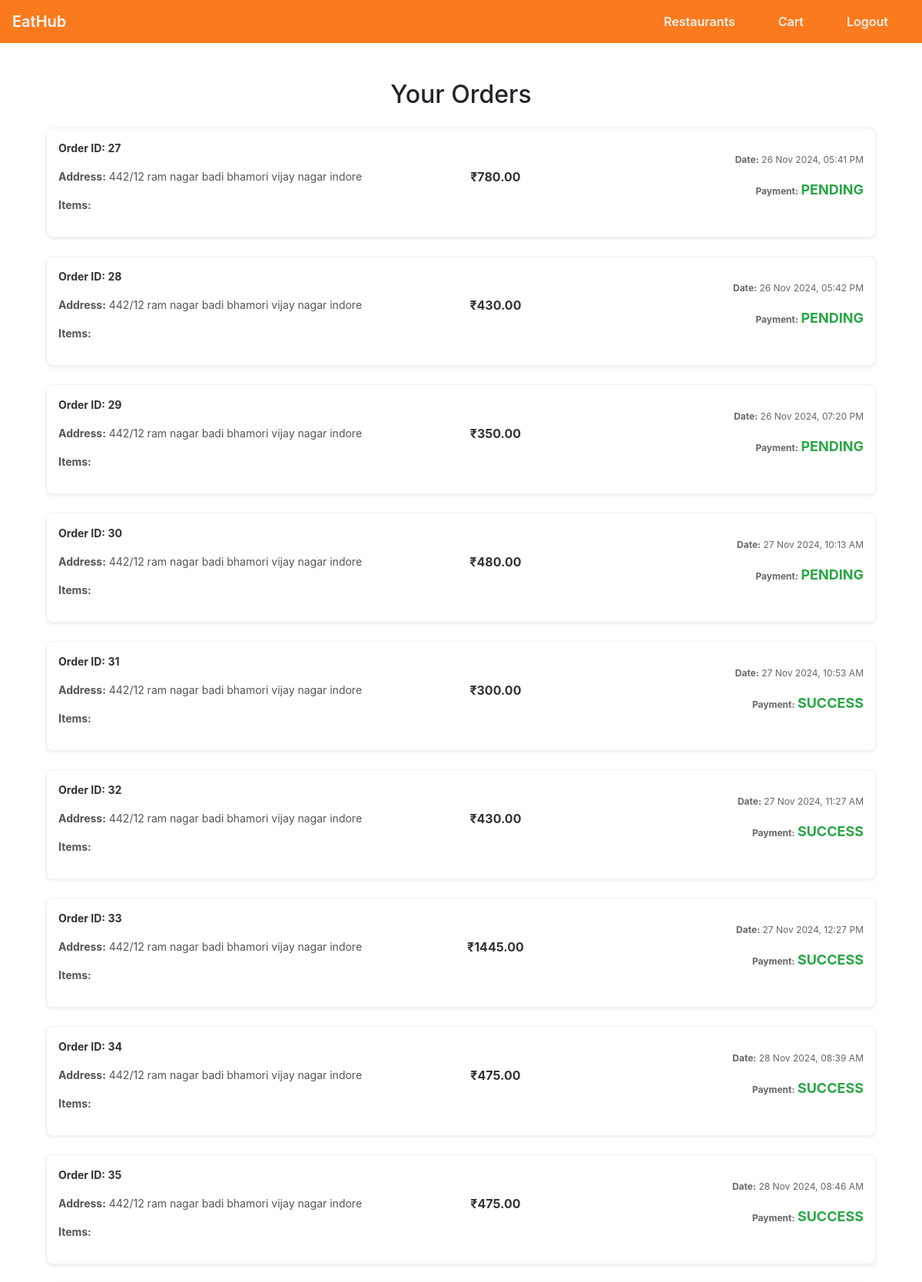
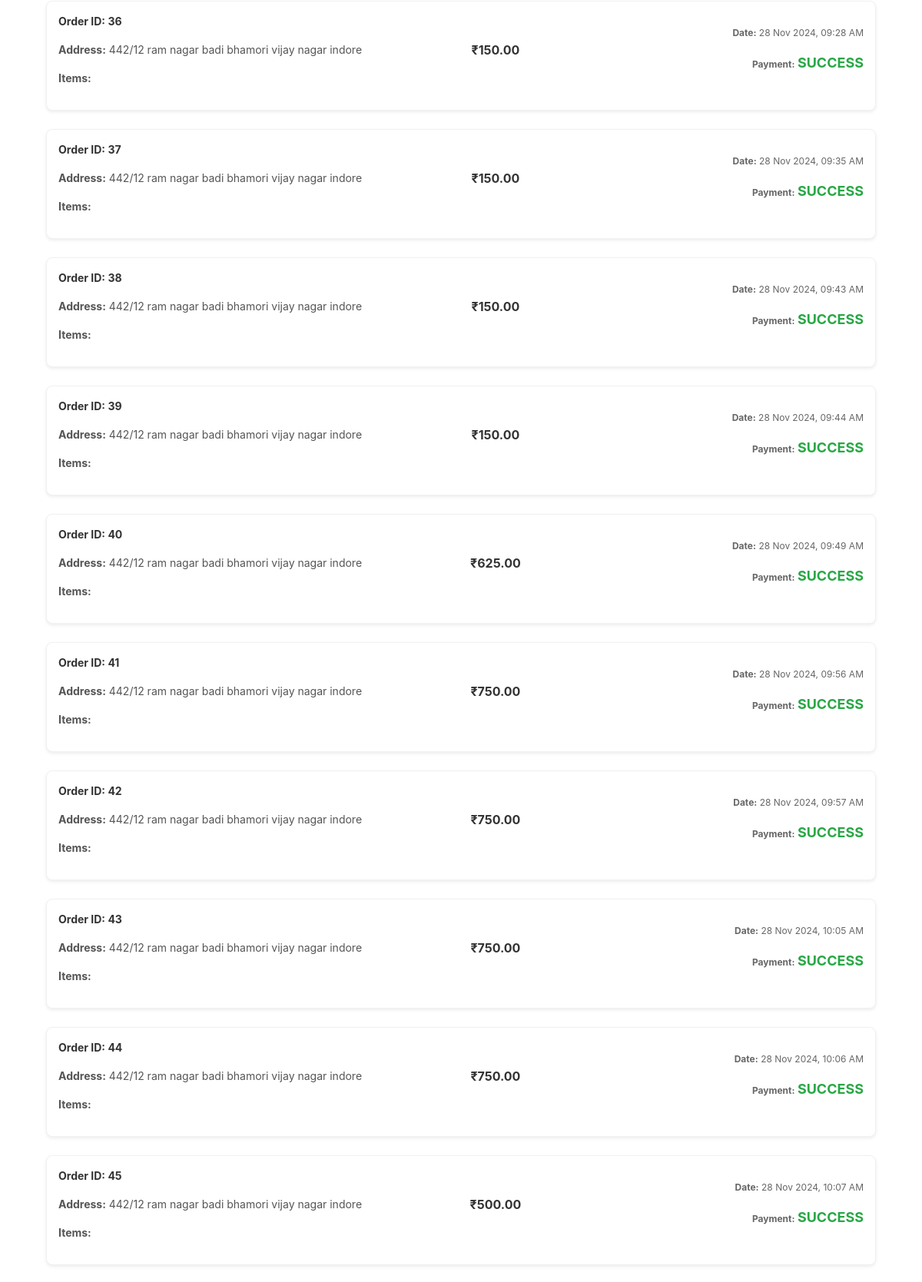
The page /view_order/ (signed in, upper part) on the database its author committed (2 pictures, top to bottom).
### customer/models.py (models this page shows)
class Order(models.Model):
    PAYMENT_STATUS_CHOICES = [
        ('PENDING', 'Pending'),
        ('SUCCESS', 'Success'),
        ('REFUNDED', 'Refunded'),
    ]
    customer = models.ForeignKey(Customer, on_delete=models.CASCADE)
    order_date = models.DateTimeField(auto_now_add=True)
    is_delivered = models.BooleanField(default=False)
    delivery_address = models.TextField()
    total_price = models.DecimalField(max_digits=10, decimal_places=2)
    payment_status = models.CharField(max_length=10, choices=PAYMENT_STATUS_CHOICES, default='PENDING')
    payment_intent_id = models.CharField(max_length=250, blank=True, null=True)
    order_receipt = models.FileField(upload_to='order_recipt_pdf/', blank=True, null=True)

### customer/views.py (the view)
# urls.py: path('view_order/', views.view_order, name='view_order'),
@login_required(login_url='login')
def view_order(request):
    if hasattr(request.user, 'customer') and request.user.customer.is_customer:
        customer = request.user.customer
        orders = Order.objects.filter(customer=customer)
        Order_Item = OrderItem.objects.filter(customer = customer)
        return render(request, 'customer/view_order.html', {'orders': orders, 'Order_Item':Order_Item})
    else:
        return redirect('login')

### templates/customer/view_order.html (shortened to what this page needs)
{% extends "base_home.html" %}
{% block navbar_item %}
<div class="collapse navbar-collapse" id="navbarNav">
    <ul class="navbar-nav ml-auto">
        <li class="nav-item"><a class="nav-link" href="{% url 'customer_home' %}">Restaurants</a></li>
        <li class="nav-item"><a class="nav-link" href="{% url 'view_cart' %}">Cart</a></li>
        <li class="nav-item"><a class="nav-link" href="{% url 'logout' %}">Logout</a></li>
    </ul>
</div>
{% endblock navbar_item %}
{% block content %}
<div class="container order-container">
    <h2 class="text-center mb-4">Your Orders</h2>
    {% if orders %}
        <div class="row">
            {% for order in orders %}
            <div class="col-12 mb-4">
                <a href="{% url 'order_detail' order.id %}" class="order-link">
                    <div class="card shadow-sm">
                        <div class="row align-items-center">
                            <div class="col-md-5 order-details">
                                <p class="order-id">Order ID: {{ order.id }}</p>
                                <p><strong>Address:</strong> {{ order.delivery_address }}</p>
                                <p><strong>Items:</strong>
                                </p>
                            </div>
                            <div class="col-md-3 text-center">
                                <p class="order-price">₹{{ order.total_price }}</p>
                            </div>
                            <div class="col-md-4 text-right">
                                <p class="order-date-status"><strong>Date:</strong> {{ order.order_date|date:"d M Y, h:i A" }}</p>
                                <p class="order-date-status">
                                    <strong>Payment:</strong>
                                    <span class="payment-status {% if order.payment_status == 'Failed' %}failed{% endif %}">
                                        {{ order.payment_status }}
                                    </span>
                                </p>
                            </div>
                        </div>
                    </div>
                </a>
            </div>
            {% endfor %}
        </div>
    {% else %}
        <p class="no-orders">You have no orders.</p>
    {% endif %}
</div>
{% endblock content %}

### rows shown on the page
Order: id "27", delivery_address "442/12 ram nagar badi bhamori vijay nagar indore", total_price "780.00", order_date "26 Nov 2024, 05:41 PM", payment_status "PENDING"
Order: id "28", delivery_address "442/12 ram nagar badi bhamori vijay nagar indore", total_price "430.00", order_date "26 Nov 2024, 05:42 PM", payment_status "PENDING"
Order: id "29", delivery_address "442/12 ram nagar badi bhamori vijay nagar indore", total_price "350.00", order_date "26 Nov 2024, 07:20 PM", payment_status "PENDING"
Order: id "30", delivery_address "442/12 ram nagar badi bhamori vijay nagar indore", total_price "480.00", order_date "27 Nov 2024, 10:13 AM", payment_status "PENDING"
Order: id "31", delivery_address "442/12 ram nagar badi bhamori vijay nagar indore", total_price "300.00", order_date "27 Nov 2024, 10:53 AM", payment_status "SUCCESS"
Order: id "32", delivery_address "442/12 ram nagar badi bhamori vijay nagar indore", total_price "430.00", order_date "27 Nov 2024, 11:27 AM", payment_status "SUCCESS"
Order: id "33", delivery_address "442/12 ram nagar badi bhamori vijay nagar indore", total_price "1445.00", order_date "27 Nov 2024, 12:27 PM", payment_status "SUCCESS"
Order: id "34", delivery_address "442/12 ram nagar badi bhamori vijay nagar indore", total_price "475.00", order_date "28 Nov 2024, 08:39 AM", payment_status "SUCCESS"
Order: id "35", delivery_address "442/12 ram nagar badi bhamori vijay nagar indore", total_price "475.00", order_date "28 Nov 2024, 08:46 AM", payment_status "SUCCESS"
Order: id "36", delivery_address "442/12 ram nagar badi bhamori vijay nagar indore", total_price "150.00", order_date "28 Nov 2024, 09:28 AM", payment_status "SUCCESS"
Order: id "37", delivery_address "442/12 ram nagar badi bhamori vijay nagar indore", total_price "150.00", order_date "28 Nov 2024, 09:35 AM", payment_status "SUCCESS"
Order: id "38", delivery_address "442/12 ram nagar badi bhamori vijay nagar indore", total_price "150.00", order_date "28 Nov 2024, 09:43 AM", payment_status "SUCCESS"
Order: id "39", delivery_address "442/12 ram nagar badi bhamori vijay nagar indore", total_price "150.00", order_date "28 Nov 2024, 09:44 AM", payment_status "SUCCESS"
Order: id "40", delivery_address "442/12 ram nagar badi bhamori vijay nagar indore", total_price "625.00", order_date "28 Nov 2024, 09:49 AM", payment_status "SUCCESS"
Order: id "41", delivery_address "442/12 ram nagar badi bhamori vijay nagar indore", total_price "750.00", order_date "28 Nov 2024, 09:56 AM", payment_status "SUCCESS"
Order: id "42", delivery_address "442/12 ram nagar badi bhamori vijay nagar indore", total_price "750.00", order_date "28 Nov 2024, 09:57 AM", payment_status "SUCCESS"
Order: id "43", delivery_address "442/12 ram nagar badi bhamori vijay nagar indore", total_price "750.00", order_date "28 Nov 2024, 10:05 AM", payment_status "SUCCESS"
Order: id "44", delivery_address "442/12 ram nagar badi bhamori vijay nagar indore", total_price "750.00", order_date "28 Nov 2024, 10:06 AM", payment_status "SUCCESS"
Order: id "45", delivery_address "442/12 ram nagar badi bhamori vijay nagar indore", total_price "500.00", order_date "28 Nov 2024, 10:07 AM", payment_status "SUCCESS"
